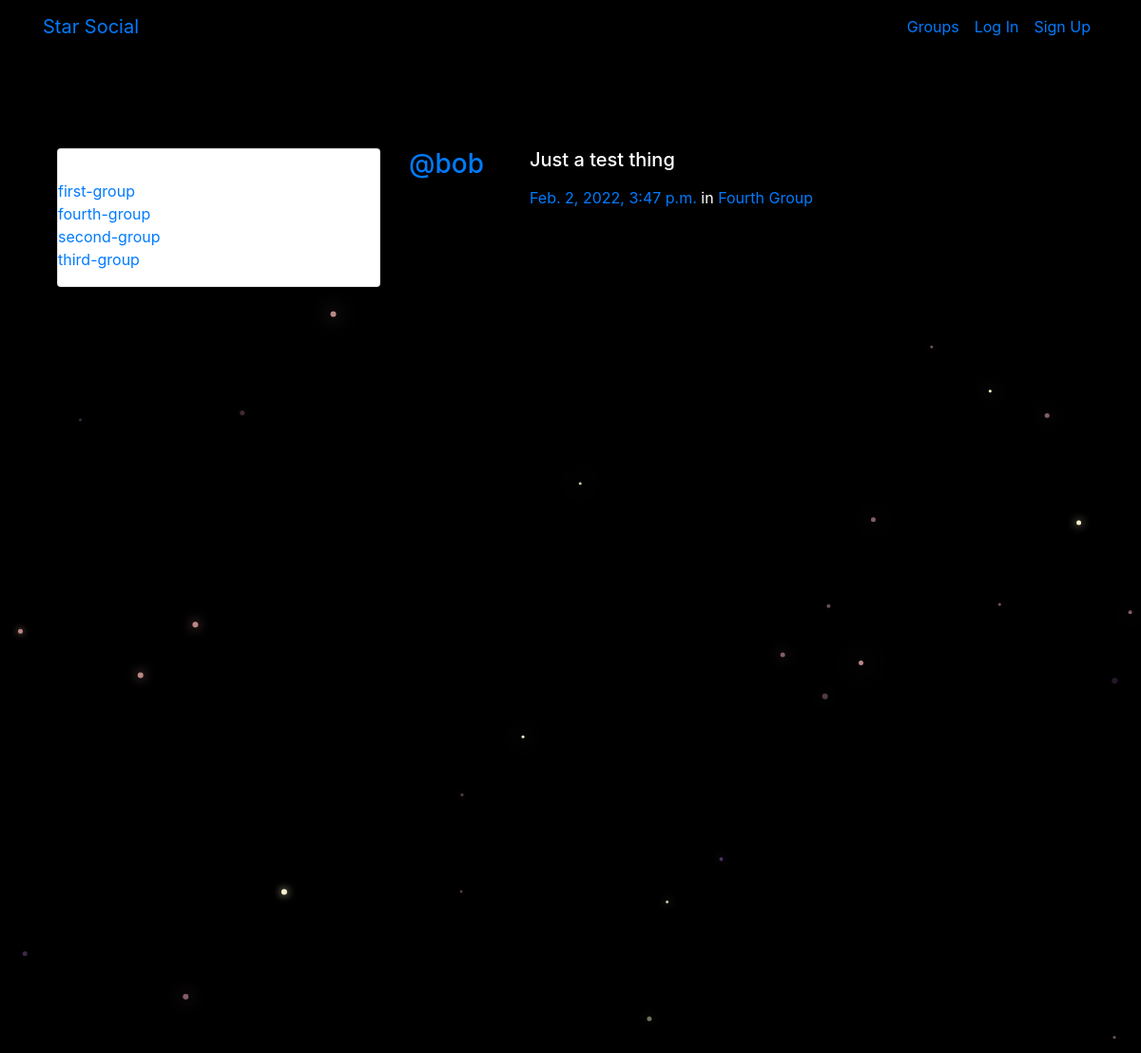
/posts/, run on the app's committed database.
### groups/models.py (models this page shows, shortened)
class Group(models.Model):
    name = models.CharField(max_length=255, unique=True)
    slug = models.SlugField(allow_unicode=True, unique=True)
    description = models.TextField(blank=True, default='')
    description_html = models.TextField(editable=False, default='', blank=True)
    members = models.ManyToManyField(User, through='GroupMember')
    class Meta:
        ordering = ['name']

### posts/models.py (models this page shows, shortened)
class Post(models.Model):
    user = models.ForeignKey(User, related_name='posts', on_delete=models.CASCADE)
    created_at = models.DateTimeField(auto_now=True)
    message = models.TextField()
    message_html = models.TextField(editable=False)
    group = models.ForeignKey(Group, related_name='posts', null=True, blank=True, on_delete=models.CASCADE)
    class Meta:
        ordering = ['-created_at']
        unique_together = ['user', 'message']

### posts/views.py (the view)
# urls.py: path('', views.PostList.as_view(),name='all'),
class PostList(SelectRelatedMixin, generic.ListView):
    model = models.Post
    select_related = ('user', 'group')
    queryset=models.Post.objects.all()
    def get_context_data(self, **kwargs):
        context = super(PostList, self).get_context_data(**kwargs)
        context['all_groups'] = Group.objects.all()
        return context

### posts/templates/posts/post_list.html (shortened to what this page needs)
{% extends 'posts/post_base.html' %}
{% block prepost %}
  <div class="col-md-4">
    <div class="card card-with-shadow">
      <div class="content">
        <h5 class="title">All Groups</h5>
        <ul class="list-unstyled">
          {% for group in all_groups %}
          <li class="group li-with-bullet">
            <a href="{% url 'groups:single' slug=group.slug %}">{{ group.slug }}</a>
          </li>
          {% endfor%}
        </ul>
      </div>
    </div>
  </div>
{% endblock prepost %}
{% block post_content %}
  <div class="col-md-8">
    {% for post in post_list %}
    {% include 'posts/_post.html' %}
    {% endfor %}
  </div>
{% endblock post_content %}

### posts/templates/posts/_post.html (shortened to what this page needs)
<div class="post media">
  <h3 class="mr-5"><a href="{% url 'posts:for_user' username=post.user.username %}">@{{ post.user.username }}</a></h3>
  <div class="media-body">
    <h5>{{ post.message_html|safe }}</h5>
    <time class="time"><a href="{% url 'posts:single' username=post.user.username pk=post.pk %}">{{ post.created_at }}</a></time>
    {% if post.group %}
    <span class="group-name">in <a href="#">{{ post.group.name }}</a></span>
    {% endif %}
  </div>
</div>

### static/simplesocial/css/master.css (style rules this page uses)
body { margin: 0; overflow: hidden; background-color: black; color:white; }

### static/css/master.css (style rules this page uses)
html, body { height: 100%; width: 100%; overflow: hidden; margin: 0; }

### data on the page
Group: slug "first-group"
Group: slug "fourth-group"
Group: slug "second-group"
Group: slug "third-group"
Post: user.username "bob", message_html "Just a test thing", created_at "Feb. 2, 2022, 3:47 p.m.", group.name "Fourth Group"
